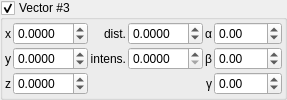
       <widget class="MyGroupBox" name="groupCheck_IFS_enabled_2">
        <property name="title">
         <string>Vector #3</string>
        </property>
        <property name="checkable">
         <bool>true</bool>
        </property>
        <layout class="QGridLayout" name="gridLayout_7" columnstretch="0,1,0,1,0,1">
         <property name="leftMargin">
          <number>2</number>
         </property>
         <property name="topMargin">
          <number>2</number>
         </property>
         <property name="rightMargin">
          <number>2</number>
         </property>
         <property name="bottomMargin">
          <number>2</number>
         </property>
         <property name="spacing">
          <number>2</number>
         </property>
         <item row="0" column="0">
          <widget class="QLabel" name="label_157">
           <property name="sizePolicy">
            <sizepolicy hsizetype="Preferred" vsizetype="Preferred">
             <horstretch>0</horstretch>
             <verstretch>0</verstretch>
            </sizepolicy>
           </property>
           <property name="text">
            <string notr="true">x</string>
           </property>
           <property name="alignment">
            <set>Qt::AlignCenter</set>
           </property>
          </widget>
         </item>
         <item row="1" column="0">
          <widget class="QLabel" name="label_158">
           <property name="sizePolicy">
            <sizepolicy hsizetype="Preferred" vsizetype="Preferred">
             <horstretch>0</horstretch>
             <verstretch>0</verstretch>
            </sizepolicy>
           </property>
           <property name="text">
            <string notr="true">y</string>
           </property>
           <property name="alignment">
            <set>Qt::AlignCenter</set>
           </property>
          </widget>
         </item>
         <item row="1" column="4">
          <widget class="QLabel" name="label_74">
           <property name="text">
            <string notr="true">β</string>
           </property>
           <property name="alignment">
            <set>Qt::AlignRight|Qt::AlignTrailing|Qt::AlignVCenter</set>
           </property>
          </widget>
         </item>
         <item row="2" column="4">
          <widget class="QLabel" name="label_75">
           <property name="text">
            <string notr="true">γ</string>
           </property>
           <property name="alignment">
            <set>Qt::AlignRight|Qt::AlignTrailing|Qt::AlignVCenter</set>
           </property>
          </widget>
         </item>
         <item row="0" column="2">
          <widget class="QLabel" name="label_76">
           <property name="text">
            <string>dist.</string>
           </property>
           <property name="alignment">
            <set>Qt::AlignRight|Qt::AlignTrailing|Qt::AlignVCenter</set>
           </property>
          </widget>
         </item>
         <item row="2" column="0">
          <widget class="QLabel" name="label_159">
           <property name="sizePolicy">
            <sizepolicy hsizetype="Preferred" vsizetype="Preferred">
             <horstretch>0</horstretch>
             <verstretch>0</verstretch>
            </sizepolicy>
           </property>
           <property name="text">
            <string notr="true">z</string>
           </property>
           <property name="alignment">
            <set>Qt::AlignCenter</set>
           </property>
          </widget>
         </item>
         <item row="0" column="4">
          <widget class="QLabel" name="label_77">
           <property name="text">
            <string notr="true">α</string>
           </property>
           <property name="alignment">
            <set>Qt::AlignRight|Qt::AlignTrailing|Qt::AlignVCenter</set>
           </property>
          </widget>
         </item>
         <item row="1" column="2">
          <widget class="QLabel" name="label_78">
           <property name="text">
            <string>intens.</string>
           </property>
           <property name="alignment">
            <set>Qt::AlignRight|Qt::AlignTrailing|Qt::AlignVCenter</set>
           </property>
          </widget>
         </item>
         <item row="0" column="1">
          <widget class="MyDoubleSpinBox" name="spinbox3_IFS_direction_2_x">
           <property name="sizePolicy">
            <sizepolicy hsizetype="Minimum" vsizetype="Maximum">
             <horstretch>0</horstretch>
             <verstretch>0</verstretch>
            </sizepolicy>
           </property>
           <property name="prefix">
            <string/>
           </property>
           <property name="suffix">
            <string/>
           </property>
           <property name="decimals">
            <number>4</number>
           </property>
           <property name="minimum">
            <double>-10.000000000000000</double>
           </property>
           <property name="maximum">
            <double>10.000000000000000</double>
           </property>
           <property name="singleStep">
            <double>0.010000000000000</double>
           </property>
          </widget>
         </item>
         <item row="1" column="1">
          <widget class="MyDoubleSpinBox" name="spinbox3_IFS_direction_2_y">
           <property name="sizePolicy">
            <sizepolicy hsizetype="Minimum" vsizetype="Maximum">
             <horstretch>0</horstretch>
             <verstretch>0</verstretch>
            </sizepolicy>
           </property>
           <property name="prefix">
            <string/>
           </property>
           <property name="suffix">
            <string/>
           </property>
           <property name="decimals">
            <number>4</number>
           </property>
           <property name="minimum">
            <double>-10.000000000000000</double>
           </property>
           <property name="maximum">
            <double>10.000000000000000</double>
           </property>
           <property name="singleStep">
            <double>0.010000000000000</double>
           </property>
          </widget>
         </item>
         <item row="2" column="1">
          <widget class="MyDoubleSpinBox" name="spinbox3_IFS_direction_2_z">
           <property name="sizePolicy">
            <sizepolicy hsizetype="Minimum" vsizetype="Maximum">
             <horstretch>0</horstretch>
             <verstretch>0</verstretch>
            </sizepolicy>
           </property>
           <property name="prefix">
            <string/>
           </property>
           <property name="suffix">
            <string/>
           </property>
           <property name="decimals">
            <number>4</number>
           </property>
           <property name="minimum">
            <double>-10.000000000000000</double>
           </property>
           <property name="maximum">
            <double>10.000000000000000</double>
           </property>
           <property name="singleStep">
            <double>0.010000000000000</double>
           </property>
          </widget>
         </item>
         <item row="0" column="3">
          <widget class="MyDoubleSpinBox" name="spinbox_IFS_distance_2">
           <property name="sizePolicy">
            <sizepolicy hsizetype="Minimum" vsizetype="Maximum">
             <horstretch>0</horstretch>
             <verstretch>0</verstretch>
            </sizepolicy>
           </property>
           <property name="prefix">
            <string/>
           </property>
           <property name="suffix">
            <string/>
           </property>
           <property name="decimals">
            <number>4</number>
           </property>
           <property name="minimum">
            <double>-10.000000000000000</double>
           </property>
           <property name="maximum">
            <double>10.000000000000000</double>
           </property>
           <property name="singleStep">
            <double>0.010000000000000</double>
           </property>
          </widget>
         </item>
         <item row="1" column="3">
          <widget class="MyDoubleSpinBox" name="spinbox_IFS_intensity_2">
           <property name="sizePolicy">
            <sizepolicy hsizetype="Minimum" vsizetype="Maximum">
             <horstretch>0</horstretch>
             <verstretch>0</verstretch>
            </sizepolicy>
           </property>
           <property name="prefix">
            <string/>
           </property>
           <property name="suffix">
            <string/>
           </property>
           <property name="decimals">
            <number>4</number>
           </property>
           <property name="minimum">
            <double>0.000000000000000</double>
           </property>
           <property name="maximum">
            <double>10.000000000000000</double>
           </property>
           <property name="singleStep">
            <double>0.010000000000000</double>
           </property>
          </widget>
         </item>
         <item row="0" column="5">
          <widget class="MyDoubleSpinBox" name="spinboxd3_IFS_rotations_2_x">
           <property name="sizePolicy">
            <sizepolicy hsizetype="Minimum" vsizetype="Maximum">
             <horstretch>0</horstretch>
             <verstretch>0</verstretch>
            </sizepolicy>
           </property>
           <property name="prefix">
            <string/>
           </property>
           <property name="suffix">
            <string/>
           </property>
           <property name="decimals">
            <number>2</number>
           </property>
           <property name="minimum">
            <double>-180.000000000000000</double>
           </property>
           <property name="maximum">
            <double>180.000000000000000</double>
           </property>
           <property name="singleStep">
            <double>1.000000000000000</double>
           </property>
          </widget>
         </item>
         <item row="1" column="5">
          <widget class="MyDoubleSpinBox" name="spinboxd3_IFS_rotations_2_y">
           <property name="sizePolicy">
            <sizepolicy hsizetype="Minimum" vsizetype="Maximum">
             <horstretch>0</horstretch>
             <verstretch>0</verstretch>
            </sizepolicy>
           </property>
           <property name="prefix">
            <string/>
           </property>
           <property name="suffix">
            <string/>
           </property>
           <property name="decimals">
            <number>2</number>
           </property>
           <property name="minimum">
            <double>-180.000000000000000</double>
           </property>
           <property name="maximum">
            <double>180.000000000000000</double>
           </property>
           <property name="singleStep">
            <double>1.000000000000000</double>
           </property>
          </widget>
         </item>
         <item row="2" column="5">
          <widget class="MyDoubleSpinBox" name="spinboxd3_IFS_rotations_2_z">
           <property name="sizePolicy">
            <sizepolicy hsizetype="Minimum" vsizetype="Maximum">
             <horstretch>0</horstretch>
             <verstretch>0</verstretch>
            </sizepolicy>
           </property>
           <property name="prefix">
            <string/>
           </property>
           <property name="suffix">
            <string/>
           </property>
           <property name="decimals">
            <number>2</number>
           </property>
           <property name="minimum">
            <double>-180.000000000000000</double>
           </property>
           <property name="maximum">
            <double>180.000000000000000</double>
           </property>
           <property name="singleStep">
            <double>1.000000000000000</double>
           </property>
          </widget>
         </item>
        </layout>
       </widget>
